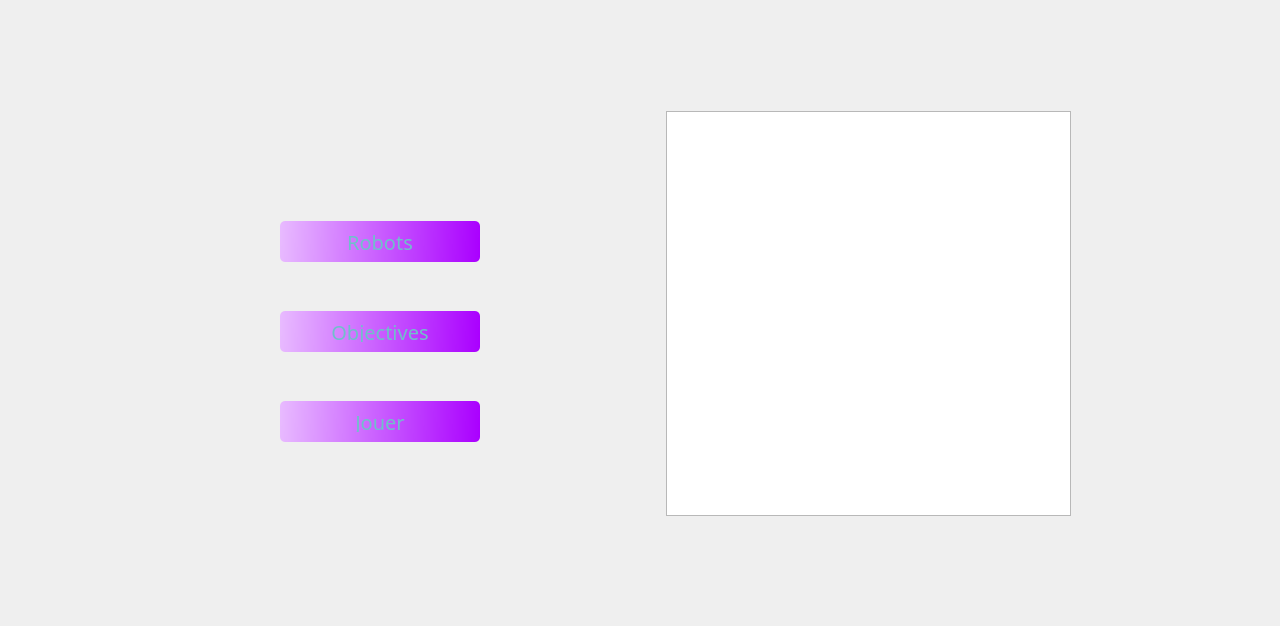
     <widget class="QWidget" name="pageplateau">
      <widget class="QWidget" name="verticalLayoutWidget_4">
       <property name="geometry">
        <rect>
         <x>10</x>
         <y>10</y>
         <width>1261</width>
         <height>607</height>
        </rect>
       </property>
       <layout class="QGridLayout" name="gridLayout_6">
        <property name="leftMargin">
         <number>100</number>
        </property>
        <property name="topMargin">
         <number>100</number>
        </property>
        <property name="rightMargin">
         <number>100</number>
        </property>
        <property name="bottomMargin">
         <number>100</number>
        </property>
        <item row="1" column="0">
         <layout class="QHBoxLayout" name="horizontalLayout_4">
          <property name="spacing">
           <number>100</number>
          </property>
          <property name="leftMargin">
           <number>100</number>
          </property>
          <property name="rightMargin">
           <number>100</number>
          </property>
          <item>
           <layout class="QVBoxLayout" name="verticalLayout">
            <item>
             <widget class="QFrame" name="frame_4">
              <property name="styleSheet">
               <string notr="true">border:none;</string>
              </property>
              <property name="frameShape">
               <enum>QFrame::StyledPanel</enum>
              </property>
              <property name="frameShadow">
               <enum>QFrame::Raised</enum>
              </property>
              <widget class="QPushButton" name="AddRbt">
               <property name="geometry">
                <rect>
                 <x>70</x>
                 <y>110</y>
                 <width>200</width>
                 <height>41</height>
                </rect>
               </property>
               <property name="minimumSize">
                <size>
                 <width>200</width>
                 <height>0</height>
                </size>
               </property>
               <property name="maximumSize">
                <size>
                 <width>200</width>
                 <height>100</height>
                </size>
               </property>
               <property name="font">
                <font>
                 <family>Quicksand Medium</family>
                 <pointsize>15</pointsize>
                </font>
               </property>
               <property name="styleSheet">
                <string notr="true">QPushButton#AddRbt {
    background-color: qlineargradient(spread:pad, x1:0, y1:0.477, x2:1, y2:0.483, stop:0 rgba(232, 186, 255, 255), stop:1 rgba(170, 0, 255, 255));
	border:none;
	border-radius: 5px;
	padding:10px;
	color : #70bfcb;
}

QPushButton#AddRbt:hover {
    background-color: #9c2579;
}

QPushButton#AddRbt:pressed {
    background-color: #9c2579;     
}

</string>
               </property>
               <property name="text">
                <string>Robots</string>
               </property>
              </widget>
              <widget class="QPushButton" name="AddObj">
               <property name="geometry">
                <rect>
                 <x>70</x>
                 <y>200</y>
                 <width>200</width>
                 <height>41</height>
                </rect>
               </property>
               <property name="minimumSize">
                <size>
                 <width>200</width>
                 <height>0</height>
                </size>
               </property>
               <property name="maximumSize">
                <size>
                 <width>200</width>
                 <height>100</height>
                </size>
               </property>
               <property name="font">
                <font>
                 <family>Quicksand Medium</family>
                 <pointsize>15</pointsize>
                </font>
               </property>
               <property name="styleSheet">
                <string notr="true">QPushButton#AddObj {
    background-color: qlineargradient(spread:pad, x1:0, y1:0.477, x2:1, y2:0.483, stop:0 rgba(232, 186, 255, 255), stop:1 rgba(170, 0, 255, 255));
	border:none;
	border-radius: 5px;
	padding:10px;
	color : #70bfcb;
}

QPushButton#AddObj:hover {
    background-color: #9c2579;
}

QPushButton#AddObj:pressed {
    background-color: #9c2579;     
}

</string>
               </property>
               <property name="text">
                <string>Objectives</string>
               </property>
              </widget>
              <widget class="QPushButton" name="Jouer">
               <property name="geometry">
                <rect>
                 <x>70</x>
                 <y>290</y>
                 <width>200</width>
                 <height>41</height>
                </rect>
               </property>
               <property name="minimumSize">
                <size>
                 <width>200</width>
                 <height>0</height>
                </size>
               </property>
               <property name="maximumSize">
                <size>
                 <width>200</width>
                 <height>100</height>
                </size>
               </property>
               <property name="font">
                <font>
                 <family>Quicksand Medium</family>
                 <pointsize>15</pointsize>
                </font>
               </property>
               <property name="styleSheet">
                <string notr="true">QPushButton#Jouer {
    background-color: qlineargradient(spread:pad, x1:0, y1:0.477, x2:1, y2:0.483, stop:0 rgba(232, 186, 255, 255), stop:1 rgba(170, 0, 255, 255));
	border:none;
	border-radius: 5px;
	padding:10px;
	color : #70bfcb;
}

QPushButton#Jouer:hover {
    background-color: #9c2579;
}

QPushButton#Jouer:pressed {
    background-color: #9c2579;     
}

</string>
               </property>
               <property name="text">
                <string>Jouer</string>
               </property>
              </widget>
             </widget>
            </item>
           </layout>
          </item>
          <item>
           <widget class="QGraphicsView" name="graphicsView_2">
            <property name="minimumSize">
             <size>
              <width>405</width>
              <height>405</height>
             </size>
            </property>
            <property name="maximumSize">
             <size>
              <width>405</width>
              <height>405</height>
             </size>
            </property>
            <property name="styleSheet">
             <string notr="true">background : url(:/img/Img/fond.png) center center;</string>
            </property>
           </widget>
          </item>
         </layout>
        </item>
       </layout>
      </widget>
      <widget class="QPushButton" name="resetPlateau">
       <property name="geometry">
        <rect>
         <x>1070</x>
         <y>450</y>
         <width>50</width>
         <height>50</height>
        </rect>
       </property>
       <property name="minimumSize">
        <size>
         <width>50</width>
         <height>50</height>
        </size>
       </property>
       <property name="maximumSize">
        <size>
         <width>50</width>
         <height>50</height>
        </size>
       </property>
       <property name="styleSheet">
        <string notr="true">QPushButton#resetPlateau {
    background : url(:/img/Img/reset.png) center center no-repeat;
	border:none;
	border-radius: 25px;
	padding:10px;
	color : #70bfcb;
}

QPushButton#resetPlateau:hover {
    background-color: #9c2579;
}</string>
       </property>
       <property name="text">
        <string/>
       </property>
      </widget>
     </widget>
